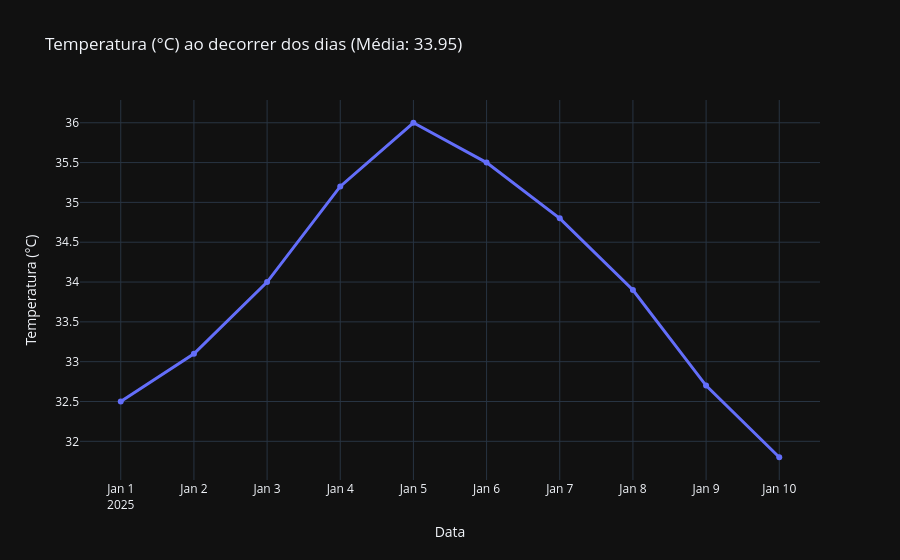
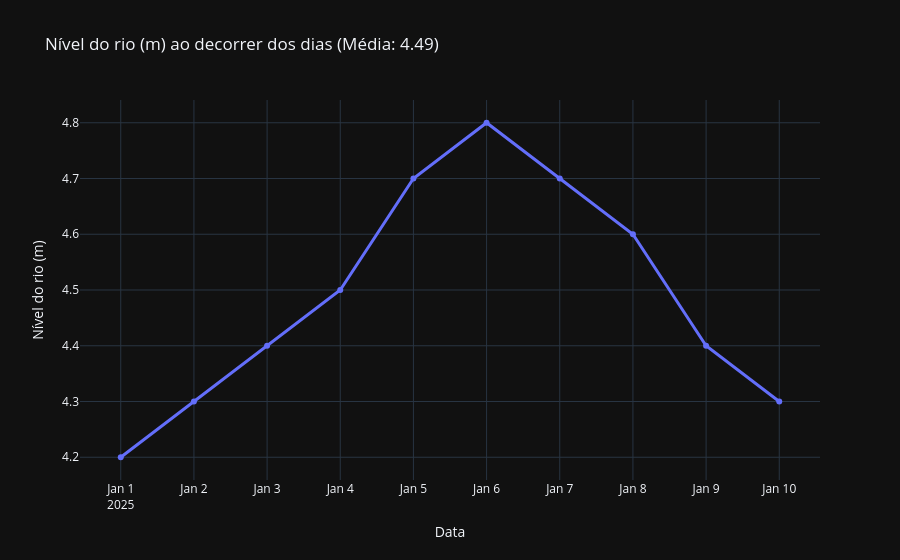
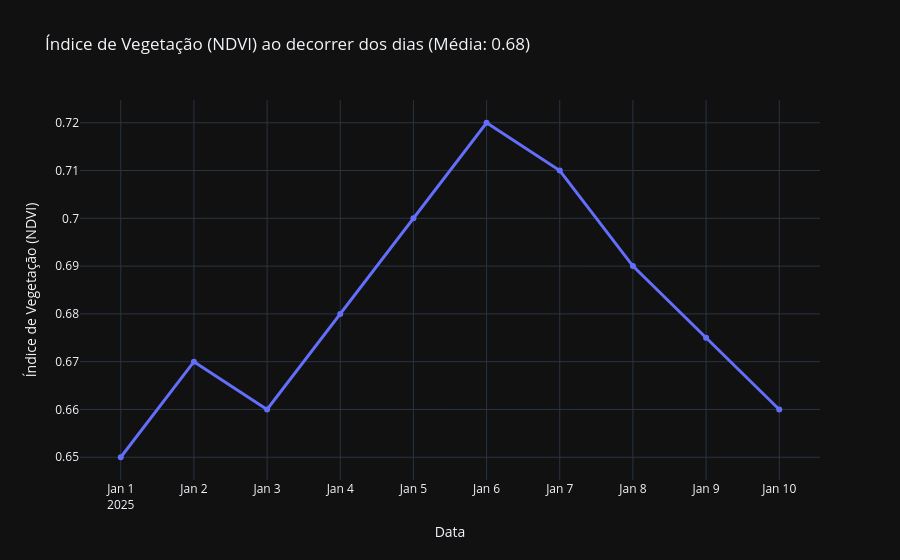

Notebook code for these charts, in order:
### Code cell
### Criando os gráficos possíveis em função do tempo ###

for coluna in tabela.columns:
    if coluna == "Data":
        continue
    #comando para fazer a média dos dados de uma coluna (biblioteca: pandas)
    # [base de dados lida anteriormente][coluna].mean()
    # Neste caso: tabela[coluna].mean()

    media = tabela[coluna].mean()


    grafico = px.line(tabela, x="Data", y=coluna, title=f"{coluna} ao decorrer dos dias (Média: {media:.2f})", markers=True)
    
    grafico.update_traces(line=dict(width=3)) # <- Muda a espessura da linha
    grafico.update_layout(template="plotly_dark") # <- Muda a estética do fundo
    grafico.update_layout(xaxis=dict(dtick="D1")) # <- Força a mostrar cada dia
    grafico.show()

### Figure 1 — Plotly figure (JSON) as saved in the notebook; plotly's stock layout.template omitted (floating-point values rounded to 4 significant figures)
{"data": [{"hovertemplate": "Data=%{x}<br>Temperatura (°C)=%{y}<extra></extra>", "legendgroup": "", "line": {"color": "#636efa", "dash": "solid", "width": 3}, "marker": {"symbol": "circle"}, "mode": "lines+markers", "name": "", "orientation": "v", "showlegend": false, "type": "scatter", "x": ["2025-01-01T00:00:00.000000", "2025-01-02T00:00:00.000000", "2025-01-03T00:00:00.000000", "2025-01-04T00:00:00.000000", "2025-01-05T00:00:00.000000", "2025-01-06T00:00:00.000000", "2025-01-07T00:00:00.000000", "2025-01-08T00:00:00.000000", "2025-01-09T00:00:00.000000", "2025-01-10T00:00:00.000000"], "xaxis": "x", "y": [32.5, 33.1, 34.0, 35.2, 36.0, 35.5, 34.8, 33.9, 32.7, 31.8], "yaxis": "y"}], "layout": {"legend": {"tracegroupgap": 0}, "title": {"text": "Temperatura (°C) ao decorrer dos dias (Média: 33.95)"}, "xaxis": {"anchor": "y", "domain": [0, 1], "dtick": "D1", "title": {"text": "Data"}}, "yaxis": {"anchor": "x", "domain": [0, 1], "title": {"text": "Temperatura (°C)"}}}}

### Figure 2 — Plotly figure (JSON) as saved in the notebook; plotly's stock layout.template omitted (floating-point values rounded to 4 significant figures)
{"data": [{"hovertemplate": "Data=%{x}<br>Nível do rio (m)=%{y}<extra></extra>", "legendgroup": "", "line": {"color": "#636efa", "dash": "solid", "width": 3}, "marker": {"symbol": "circle"}, "mode": "lines+markers", "name": "", "orientation": "v", "showlegend": false, "type": "scatter", "x": ["2025-01-01T00:00:00.000000", "2025-01-02T00:00:00.000000", "2025-01-03T00:00:00.000000", "2025-01-04T00:00:00.000000", "2025-01-05T00:00:00.000000", "2025-01-06T00:00:00.000000", "2025-01-07T00:00:00.000000", "2025-01-08T00:00:00.000000", "2025-01-09T00:00:00.000000", "2025-01-10T00:00:00.000000"], "xaxis": "x", "y": [4.2, 4.3, 4.4, 4.5, 4.7, 4.8, 4.7, 4.6, 4.4, 4.3], "yaxis": "y"}], "layout": {"legend": {"tracegroupgap": 0}, "title": {"text": "Nível do rio (m) ao decorrer dos dias (Média: 4.49)"}, "xaxis": {"anchor": "y", "domain": [0, 1], "dtick": "D1", "title": {"text": "Data"}}, "yaxis": {"anchor": "x", "domain": [0, 1], "title": {"text": "Nível do rio (m)"}}}}

### Figure 3 — Plotly figure (JSON) as saved in the notebook; plotly's stock layout.template omitted (floating-point values rounded to 4 significant figures)
{"data": [{"hovertemplate": "Data=%{x}<br>Índice de Vegetação (NDVI)=%{y}<extra></extra>", "legendgroup": "", "line": {"color": "#636efa", "dash": "solid", "width": 3}, "marker": {"symbol": "circle"}, "mode": "lines+markers", "name": "", "orientation": "v", "showlegend": false, "type": "scatter", "x": ["2025-01-01T00:00:00.000000", "2025-01-02T00:00:00.000000", "2025-01-03T00:00:00.000000", "2025-01-04T00:00:00.000000", "2025-01-05T00:00:00.000000", "2025-01-06T00:00:00.000000", "2025-01-07T00:00:00.000000", "2025-01-08T00:00:00.000000", "2025-01-09T00:00:00.000000", "2025-01-10T00:00:00.000000"], "xaxis": "x", "y": [0.65, 0.67, 0.66, 0.68, 0.7, 0.72, 0.71, 0.69, 0.675, 0.66], "yaxis": "y"}], "layout": {"legend": {"tracegroupgap": 0}, "title": {"text": "Índice de Vegetação (NDVI) ao decorrer dos dias (Média: 0.68)"}, "xaxis": {"anchor": "y", "domain": [0, 1], "dtick": "D1", "title": {"text": "Data"}}, "yaxis": {"anchor": "x", "domain": [0, 1], "title": {"text": "Índice de Vegetação (NDVI)"}}}}
